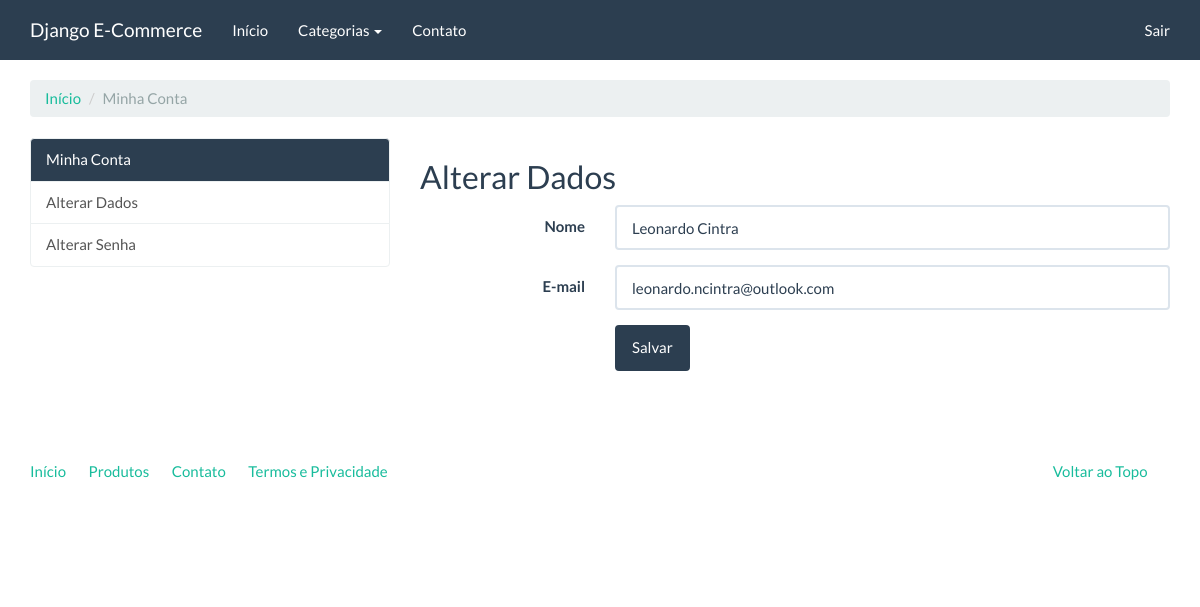
The page /conta/alterar-dados/ (signed in) on the database as committed earlier.
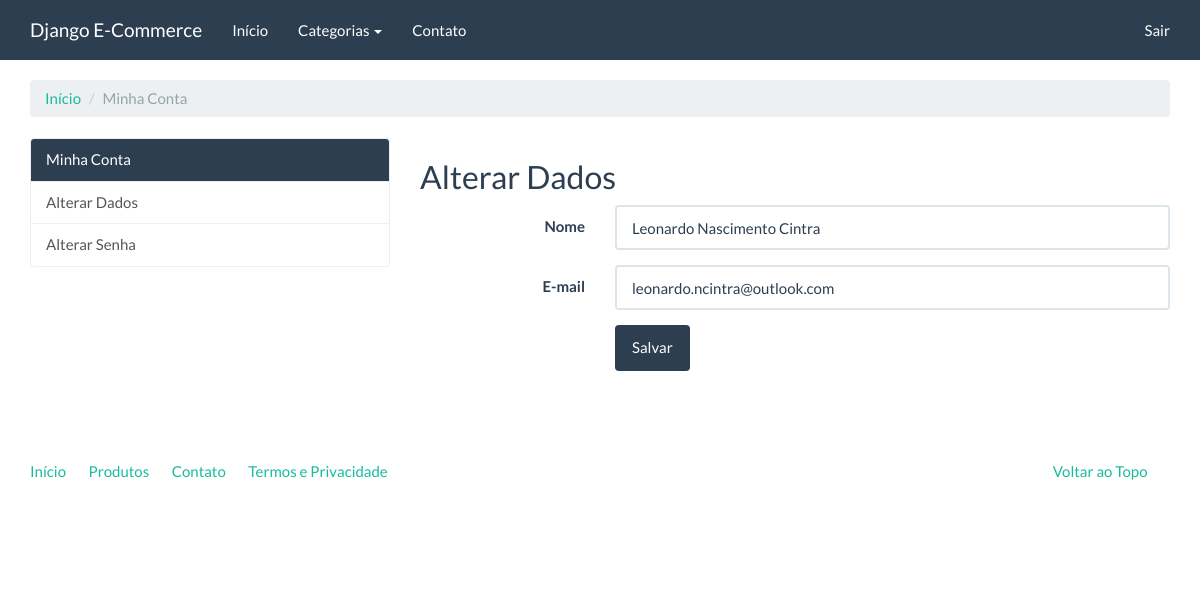
The same page on the database as committed later.
### accounts/models.py (models this page shows, shortened)
class User(AbstractBaseUser, PermissionsMixin):
    username = models.CharField(
        'Apelido / Usuario' , max_length=30, unique=True, validators = [
            validators.RegexValidator(
                re.compile('^[\w.@+-]+$'),
                'Informe um nome de usuário válido',
                'Este valor deve conter apenas letras, numeros e os caracteres: @/./+/-/_.',
                'invalid'
            )
        ], help_text="Um nome curto que será usado para identifica-lo de forma única na plataforma"
    )
    name = models.CharField('Nome', max_length=100)
    email = models.EmailField('E-mail', unique=True)
    is_staff = models.BooleanField('Equipe', default=False)
    is_active = models.BooleanField('Ativo', default=True)
    date_joined = models.DateTimeField('Data de entrada', auto_now_add=True)
    USERNAME_FIELD = 'username'
    REQUIRED_FIELDS = ['email']
    objects = UserManager()
    class Meta:
        verbose_name = 'Usuário'
        verbose_name_plural = 'Usuários'

### accounts/views.py (the view)
class UpdateUserView(LoginRequiredMixin, UpdateView):
    model = User
    template_name = 'accounts/update_user.html'
    fields = ['name', 'email', ]
    success_url = reverse_lazy('accounts:index')
    def get_object(self):
        return self.request.user

### catalog/context_processors.py (called while the page is built)
def categories(request):
    return {
        'categories': Category.objects.all()
    }

### catalog/models.py (called while the page is built)
    def get_absolute_url(self):
        return reverse('catalog:category', kwargs={'slug': self.slug})

### accounts/templates/accounts/update_user.html (shortened to what this page needs)
{% extends "accounts/index.html" %}
{% load widget_tweaks %}
{% block accounts_container %}
    <h2>Alterar Dados</h2>
    <form class="form-horizontal" method="POST">
        <fieldset>
            {% for field in form %}
                <div class="form-group{% if field.errors %} has-error{% endif %}">
                    <label for="{{ field.auto_id }}" class="col-md-3 control-label">{{ field.label }}</label>
                    <div class="col-md-9">
                        {% render_field field class="form-control" %}
                    </div>
                </div>
            {% endfor %}
            <div class="form-group">
                <div class="col-md-9 col-md-offset-3">
                    <button type="submit" class="btn btn-primary">Salvar</button>
                </div>
            </div>
        </fieldset>
    </form>
{% endblock %}

Rows that differ between the two databases and show on the page:
changed User "leonardo.ncintra@outlook.com": name "Leonardo Cintra" → "Leonardo Nascimento Cintra"
